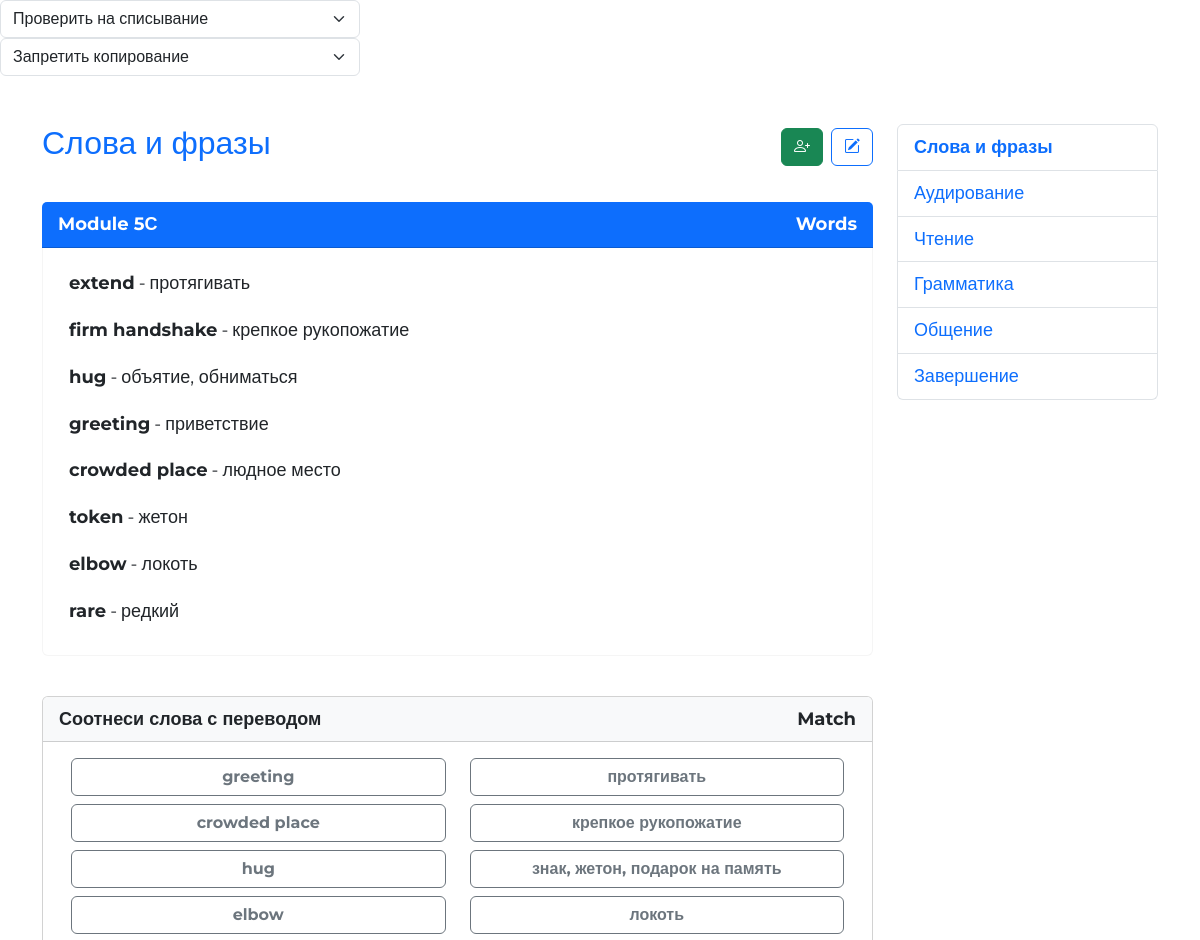
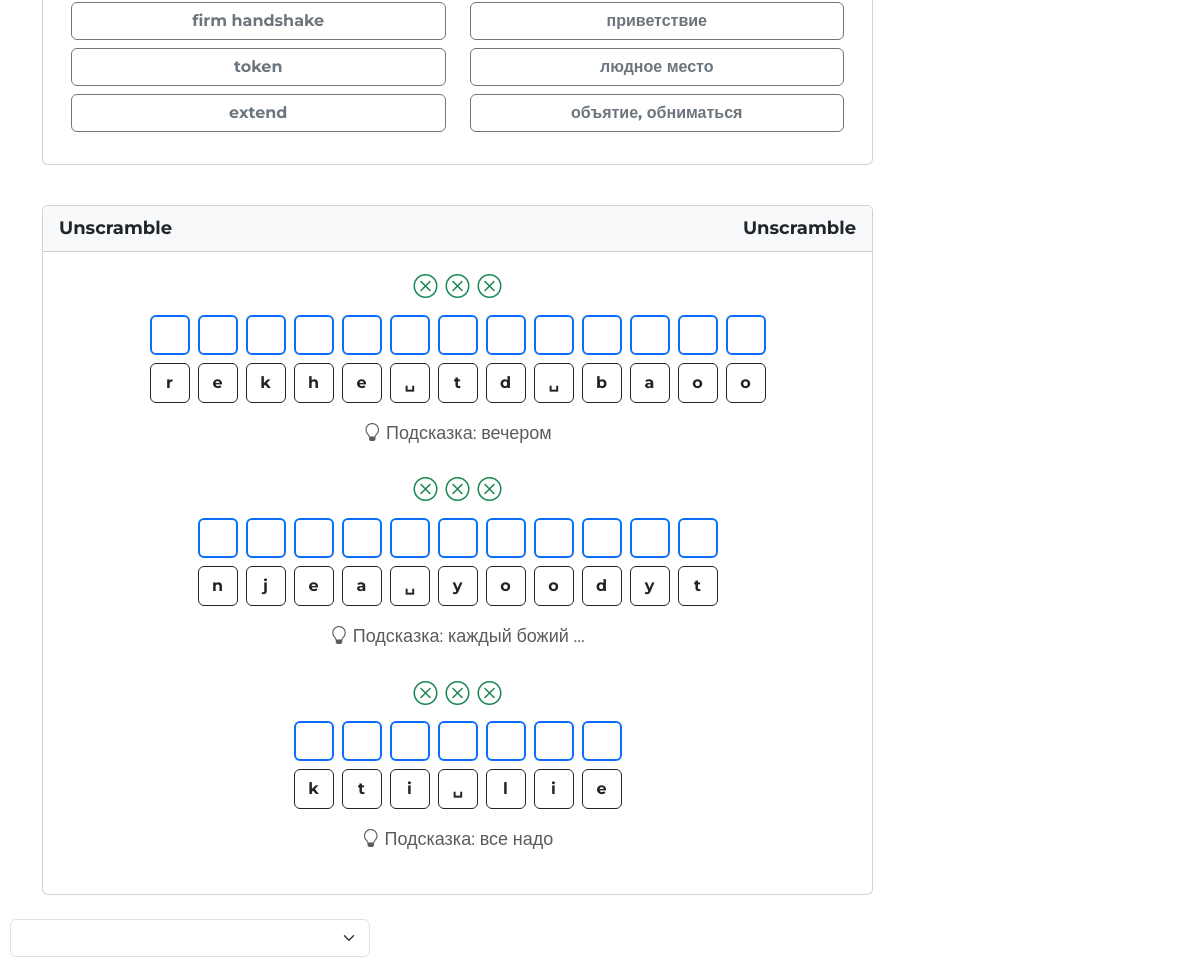
Screenshot of /classroom/64b51287-01f9-4737-a6a1-5e18d020f520/ (signed in) with the database file from the repository (2 pictures, top to bottom).
### hub/models.py (models this page shows, shortened)
class section(models.Model):
    id = models.UUIDField(primary_key=True, default=uuid.uuid4, editable=False)
    lesson = models.ForeignKey(lesson, on_delete=models.CASCADE, related_name="sections")
    name = models.CharField(max_length=255)
    order = models.PositiveIntegerField()
    class Meta:
        ordering = ["order"]  # Автоматическая сортировка секций по их порядковому номеру

class BaseTask(models.Model):
    id = models.UUIDField(primary_key=True, default=uuid.uuid4, editable=False)
    section = models.ForeignKey(section, on_delete=models.CASCADE, related_name='%(class)s_tasks')
    order = models.PositiveIntegerField()  # Порядок задания в секции
    content_type = models.ForeignKey(ContentType, on_delete=models.CASCADE)
    object_id = models.UUIDField()
    content_object = GenericForeignKey('content_type', 'object_id')

class WordList(models.Model):
    id = models.UUIDField(primary_key=True, default=uuid.uuid4, editable=False)
    title = models.CharField(max_length=255, default="Word List")
    words = models.JSONField()  # Список слов в формате JSON

class MatchUpTheWords(models.Model):
    id = models.UUIDField(primary_key=True, default=uuid.uuid4, editable=False)
    title = models.CharField(max_length=255, default="Match Up The Words")
    pairs = models.JSONField()  # Пары слов в формате JSON

class Unscramble(models.Model):
    id = models.UUIDField(primary_key=True, default=uuid.uuid4, editable=False)
    title = models.CharField(max_length=255, default="Unscramble")
    words = models.JSONField()

### hub/views.py (the view)
# urls.py: path('classroom/<uuid:classroom_id>/', views.classroom_view, name='classroom_view'),
def classroom_view(request, classroom_id):
    classroom_obj = Classroom.objects.for_user(request.user).filter(id=classroom_id).first()
    if not classroom_obj:
        return HttpResponseForbidden("У вас нет доступа к этому классу.")
    lesson_obj = classroom_obj.lesson
    sections = lesson_obj.sections.all().order_by('order')
    students = classroom_obj.students.all()  # Получаем всех учеников класса
    teachers = classroom_obj.teachers.all()
    tasks = BaseTask.objects.filter(section__in=sections).select_related('content_type').order_by('section', 'order')
    section_tasks = []
    for section in sections:
        section_tasks.append({
            'id': section.id,
            'section_title': section.name,
            'tasks': [task for task in tasks if task.section_id == section.id]
        })
    return render(request, 'classroom/classroom.html', {
        'classroom': classroom_obj,
        'lesson': lesson_obj,
        'section_list': sections,
        'section_tasks': section_tasks,
        'students': students,
        'teachers': teachers,
    })

### hub/models.py (called while the page is built)
    def for_user(self, user):
        return self.filter(models.Q(students=user) | models.Q(teachers=user)).distinct()

### hub/templatetags/custom_filters.py (called while the page is built)
@register.filter
def to_json(value):
    return json.dumps(value)

def encode_base64(value):
    return base64.b64encode(value.encode()).decode()

@register.filter
def dict_to_json(value):
    for item in value:
        item['word'] = encode_base64(item['word'])
    return json.dumps(value)

@register.filter
def base64_encode(text):
    byte_data = text.encode('utf-8')
    base64_encoded = base64.b64encode(byte_data).decode('utf-8')
    return base64_encoded

### hub/templates/classroom/classroom.html (shortened to what this page needs)
{% load static %}
<!doctype html>
<html lang="en">
<head>
    <link href="https://cdn.jsdelivr.net/npm/bootstrap@5.3.3/dist/css/bootstrap.min.css" rel="stylesheet">
    <link rel="stylesheet" href="https://cdn.jsdelivr.net/npm/bootstrap-icons@1.11.3/font/bootstrap-icons.min.css">
    <link rel="stylesheet" href="{% static 'classroom/templates_styles.css' %}">
</head>
<body>
{% if user in teachers %}
<div class="teacher-controls fixed-bottom" style="max-width: 30vw; bottom: 10px; left: 10px;">
  <select class="form-select student-selector" id="studentSelector-{{ task.id }}">
  </select>
</div>
<div class="teacher-antitranslator sticky-bottom" style="bottom: 10px; right: 10px; max-width: 30vw;">
  <select class="form-select" id="antitranslator">
    <option value="" disabled selected>Проверить на списывание</option>
  </select>
  <select class="form-select" id="anticopying">
    <option value="" disabled selected>Запретить копирование</option>
  </select>
</div>
{% endif %}
<div class="container my-5 main-task-container">
    <div class="row g-4 text-break">
        <div class="col-md-9">
            {% for section in section_tasks %}
                <div class="mb-4 section-content {% if forloop.first %}active-section{% else %}d-none{% endif %}"
                     id="section-{{ forloop.counter }}">
                    <div class="d-flex justify-content-between align-items-center mb-3">
                        <h2 class="text-primary">{{ section.section_title }}</h2>
                        {% if user in teachers %}
                        <div class="d-flex">
                            <button class="btn btn-success text-center d-flex justify-content-center align-items-center me-2" data-bs-toggle="modal" data-bs-target="#inviteStudentModal">
                                <i class="bi bi-person-plus"></i>
                            </button>
                            <a href="{% url 'section' section.id %}" target="_blank" class="btn btn-outline-primary text-center d-flex justify-content-center align-items-center">
                                <i class="bi bi-pencil-square"></i>
                            </a>
                        </div>
                        {% endif %}
                    </div>
                    {% for task in section.tasks %}
                        {% with task.content_type.model as model %}
                            {% include 'classroom/tasks/'|add:model|add:'.html' with task=task %}
                        {% endwith %}
                    {% endfor %}
                </div>
            {% endfor %}
        </div>
        <div class="col-md-3">
            <ul class="list-group sticky-top" style="top: 20px;">
                {% for section in section_tasks %}
                    <li class="list-group-item list-group-item-action py-2 text-primary section-link
                        {% if forloop.first %}fw-bold{% endif %}"
                        data-section="{{ forloop.counter }}">
                        {{ section.section_title }}
                    </li>
                {% endfor %}
            </ul>
        </div>
    </div>
</div>
<div class="toast-container position-fixed bottom-0 end-0 p-3"></div>
</body>
</html>

### hub/templates/classroom/tasks/wordlist.html (shortened to what this page needs)
{% load static %}
<div class="task-item card border-0 mb-4 rounded" id="{{ task.id }}" data-task-type="wordlist">
    <div class="card-header d-flex align-items-center justify-content-between bg-primary">
        <span class="task-title text-white me-2 fw-bold">{{ task.content_object.title }}</span>
        <div class="d-flex justify-content-end">
            <span class="text-white fw-bold">Words</span>
        </div>
    </div>
    <div class="card-body rounded-bottom " style="border: 1px solid #F5F5F5; border-top: 0;">
        <div class="words-list">
            {% for word, translation in task.content_object.words.items %}
            <div class="word-item mb-2 d-flex align-items-center position-relative">
                <div class="me-3">
                    <span class="fw-bold me-1">{{ word }}</span>-<span class="ms-1">{{ translation }}</span>
                </div>
            </div>
            {% endfor %}
        </div>
    </div>
</div>

### hub/templates/classroom/tasks/matchupthewords.html (shortened to what this page needs)
{% load static %}
{% load custom_filters %}
<div class="task-item card mb-4 rounded" id="{{ task.id }}" data-task-type="match-words">
    <div class="card-header bg-light d-flex align-items-center justify-content-between">
        <span class="task-title text-dark me-2 fw-bold">{{ task.content_object.title }}</span>
        <div class="d-flex justify-content-end">
            <span class="text-dark fw-bold">Match</span>
        </div>
    </div>
    <div class="card-body rounded-bottom">
        <div class="container">
            <div class="row">
                {% for word, translation in task.content_object.pairs.items %}
                <div class="row pair mb-2">
                    <div class="col-6">
                        <button class="match-btn btn btn-outline-secondary fs-6 fw-bold w-100 h-100"
                            data-word="{{ word }}">
                            {{ word }}
                        </button>
                    </div>
                    <div class="col-6">
                        <button class="match-btn btn btn-outline-secondary fs-6 fw-bold w-100 h-100"
                            data-translation="{{ translation }}">
                            {{ translation }}
                        </button>
                    </div>
                </div>
                {% endfor %}
            </div>
        </div>
    </div>
</div>

### hub/templates/classroom/tasks/unscramble.html (shortened to what this page needs)
{% load static %}
{% load custom_filters %}
<div class="task-item card mb-4 rounded" id="{{ task.id }}" data-task-type="unscramble">
    <div class="card-header bg-light d-flex align-items-center justify-content-between">
        <span class="task-title text-dark me-2 fw-bold">{{ task.content_object.title }}</span>
        <div class="d-flex justify-content-end">
            <span class="text-dark fw-bold">Unscramble</span>
        </div>
    </div>
    <div class="card-body rounded-bottom">
        {% for element in task.content_object.words %}
        <div class="word-container mb-4">
            <div class="d-flex align-items-center mb-2 justify-content-center">
                <i class="bi bi-x-circle text-success fs-4 me-2"></i>
                <i class="bi bi-x-circle text-success fs-4 me-2"></i>
                <i class="bi bi-x-circle text-success fs-4"></i>
            </div>
            <div class="d-flex flex-wrap gap-2 mb-2 word-fields d-flex justify-content-center" data-word="{{ element.word|base64_encode }}">
                {% for letter in element.word %}
                <div class="border border-primary border-2 rounded text-center fw-bold fs-5 empty-slot" style="width: 40px; height: 40px; line-height: 40px;" data-letter-id="{{ forloop.counter0 }}"></div>
                {% endfor %}
            </div>
            <div class="d-flex flex-wrap gap-2 letter-buttons d-flex justify-content-center">
                {% for letter in element.shuffled_word %}
                <button class="btn btn-outline-dark fw-bold letter-button" style="width: 40px; height: 40px;" data-letter="{{ letter }}">{{ letter }}</button>
                {% endfor %}
            </div>
            {% if element.hint %}
            <div class="hint-container mt-3 text-center text-muted">
                <i class="bi bi-lightbulb"></i> Подсказка: {{ element.hint }}
            </div>
            {% endif %}
        </div>
        {% endfor %}
    </div>
</div>

### hub/static/classroom/templates_styles.css (style rules this page uses)
body { font-family: 'Montserrat', sans-serif; font-size: 18px; line-height: 1.6; color: #333; background-color: white; }
.word-item { display: flex; align-items: center; width: 100%; padding: 5px 10px; border-radius: 5px; transition: background-color 0.2s; }
.match-btn { display: flex; align-items: center; justify-content: center; text-align: center; }

### rows the page displays
section: section_title "Слова и фразы", section_title "Слова и фразы"
BaseTask: content_object "Module 5С", words "extend" "firm handshake" "hug" "greeting" "crowded place" "token" "elbow" "rare"
BaseTask: content_object "Соотнеси слова с переводом", pairs "extend" "firm handshake" "hug" "greeting" "crowded place" "token" "elbow"
BaseTask: content_object "Unscramble", shuffled_word "r" "e" "k" "h" "e" "␣" "t" "d" "␣" "b" "a" "o" "o" "n" "j" "e" "a" "␣" "y" "o" "o" "d" "y" "t" "k" "t" "i" "␣" "l" "i" "e", hint "вечером" "каждый божий ..." "все надо"
section: section_title "Аудирование"
section: section_title "Чтение"
section: section_title "Грамматика"
section: section_title "Общение"
section: section_title "Завершение"
